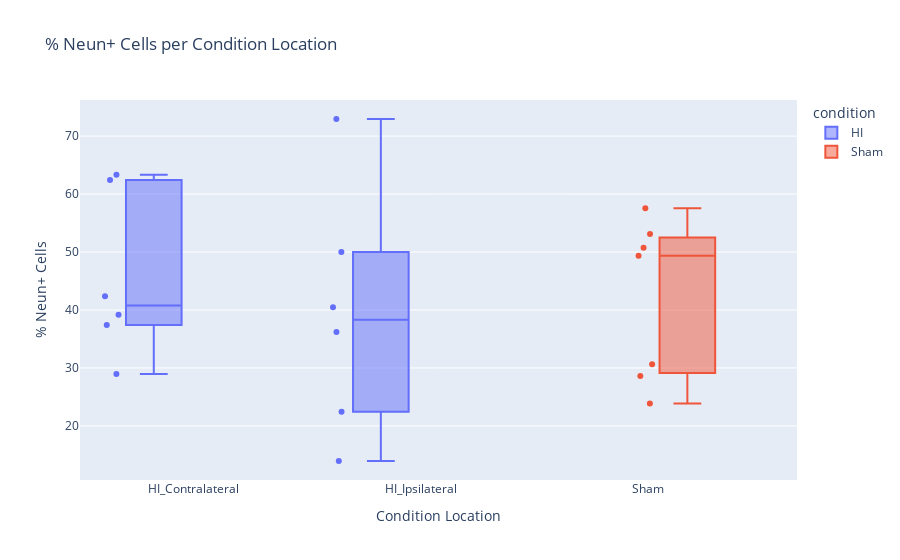

This figure's notebook cell:
### Code cell
fig = px.box(
    df,
    x="condition_location",
    y="%_neun+_cells",
    color="condition",
    points="all",
    hover_data=[df.index, "filename", "mouse_id"],
    title="% Neun+ Cells per Condition Location",
    labels={"%_neun+_cells": "% Neun+ Cells", "condition_location": "Condition Location"}
)

# Display the plot
fig.show()

### Figure 1 — Plotly figure (JSON) as saved in the notebook; plotly's stock layout.template omitted (floating-point values rounded to 4 significant figures)
{"data": [{"alignmentgroup": "True", "boxpoints": "all", "customdata": [[0, "HI 1 Contralateral Mouse 8 Slide09 GAD67green NeuNpink Reelinred 40x 4x4 technical replica 1", 8], [1, "HI 1 Contralateral Mouse 8 Slide09 GAD67green NeuNpink Reelinred 40x 4x4 technical replica 2", 8], [2, "HI 1 Ipsilateral Mouse 8 Slide16 GAD67green NeuNpink Reelinred 40x 4x4 technical replica 1", 8], [3, "HI 1 Ipsilateral Mouse 8 Slide16 GAD67green NeuNpink Reelinred 40x 4x4 technical replica 2", 8], [4, "HI 2 Contralateral Mouse 10 Slide08 GAD67green NeuNpink Reelinred 40x 4x4 technical replica 1", 10], [5, "HI 2 Contralateral Mouse 10 Slide08 GAD67green NeuNpink Reelinred 40x 4x4 technical replica 2", 10], [6, "HI 2 Ipsilateral Mouse 10 Slide08 GAD67green NeuNpink Reelinred 40x 4x4 technical replica 1", 10], [7, "HI 2 Ipsilateral Mouse 10 Slide08 GAD67green NeuNpink Reelinred 40x 4x4 technical replica 2", 10], [8, "HI 3 Contralateral Mouse 11 Slide09 GAD67green NeuNpink Reelinred 40x 4x4 technical replica 1", 11], [9, "HI 3 Contralateral Mouse 11 Slide09 GAD67green NeuNpink Reelinred 40x 4x4 technical replica 2", 11], [10, "HI 3 Ipsilateral Mouse 11 Slide09 GAD67green NeuNpink Reelinred 40x 4x4 technical replica 1", 11], [11, "HI 3 Ipsilateral Mouse 11 Slide09 GAD67green NeuNpink Reelinred 40x 4x4 technical replica 2", 11]], "hovertemplate": "condition=HI<br>Condition Location=%{x}<br>% Neun+ Cells=%{y}<br>index=%{customdata[0]}<br>filename=%{customdata[1]}<br>mouse_id=%{customdata[2]}<extra></extra>", "legendgroup": "HI", "marker": {"color": "#636efa"}, "name": "HI", "notched": false, "offsetgroup": "HI", "orientation": "v", "showlegend": true, "type": "box", "x": ["HI_Contralateral", "HI_Contralateral", "HI_Ipsilateral", "HI_Ipsilateral", "HI_Contralateral", "HI_Contralateral", "HI_Ipsilateral", "HI_Ipsilateral", "HI_Contralateral", "HI_Contralateral", "HI_Ipsilateral", "HI_Ipsilateral"], "x0": " ", "xaxis": "x", "y": [28.94, 37.41, 50.01, 72.95, 39.16, 42.39, 13.95, 22.43, 62.42, 63.34, 40.48, 36.18], "y0": " ", "yaxis": "y"}, {"alignmentgroup": "True", "boxpoints": "all", "customdata": [[13, "Sham 1 Contralateral Mouse 6 Slide09 GAD67green NeuNpink Reelinred 40x 4x4 technical replica 2", 6], [14, "Sham 1 Ipsilateral Mouse 6 Slide09 GAD67green NeuNpink Reelinred 40x 4x4 technical replica 1", 6], [15, "Sham 1 Ipsilateral Mouse 6 Slide09 GAD67green NeuNpink Reelinred 40x 4x4 technical replica 2", 6], [16, "Sham 2 Contralateral Mouse 7 Slide12 GAD67green NeuNpink Reelinred 40x 4x4 technical replica 1", 7], [17, "Sham 2 Contralateral Mouse 7 Slide12 GAD67green NeuNpink Reelinred 40x 4x4 technical replica 2", 7], [18, "Sham 2 Ipsilateral Mouse 7 Slide12 GAD67green NeuNpink Reelinred 40x 4x4 technical replica 1", 7], [19, "Sham 2 Ipsilateral Mouse 7 Slide12 GAD67green NeuNpink Reelinred 40x 4x4 technical replica 2", 7]], "hovertemplate": "condition=Sham<br>Condition Location=%{x}<br>% Neun+ Cells=%{y}<br>index=%{customdata[0]}<br>filename=%{customdata[1]}<br>mouse_id=%{customdata[2]}<extra></extra>", "legendgroup": "Sham", "marker": {"color": "#EF553B"}, "name": "Sham", "notched": false, "offsetgroup": "Sham", "orientation": "v", "showlegend": true, "type": "box", "x": ["Sham", "Sham", "Sham", "Sham", "Sham", "Sham", "Sham"], "x0": " ", "xaxis": "x", "y": [23.86, 30.63, 28.63, 53.11, 50.73, 49.35, 57.54], "y0": " ", "yaxis": "y"}], "layout": {"boxmode": "group", "legend": {"title": {"text": "condition"}, "tracegroupgap": 0}, "title": {"text": "% Neun+ Cells per Condition Location"}, "xaxis": {"anchor": "y", "domain": [0, 1], "title": {"text": "Condition Location"}}, "yaxis": {"anchor": "x", "domain": [0, 1], "title": {"text": "% Neun+ Cells"}}}}
